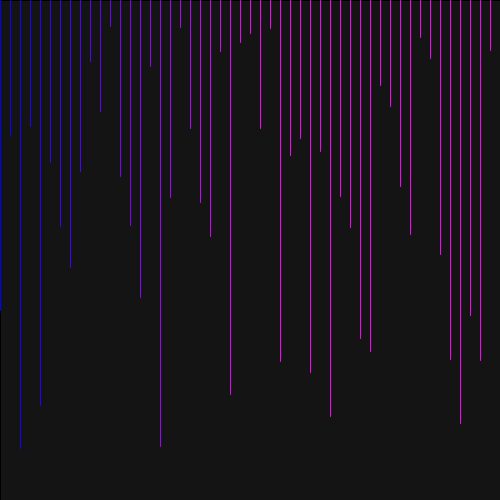
Frame 1 (no input)
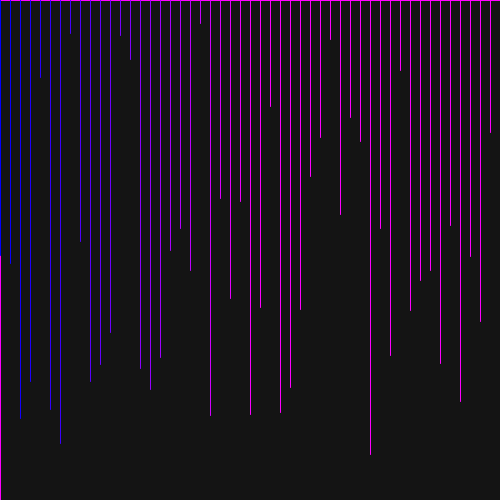
Frame 60 (the mouse pressed at the canvas centre just before this capture)
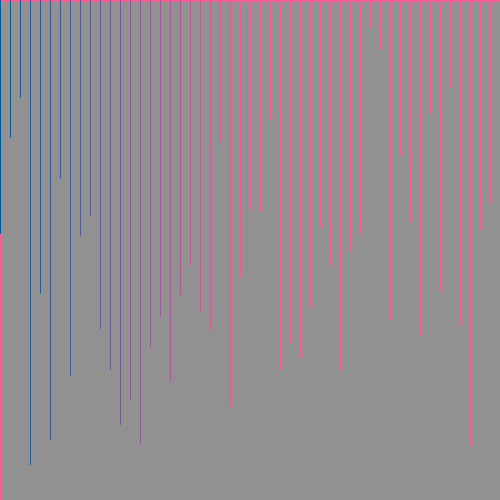
Frame 120 (the mouse held since frame 60 and released just before this capture)

The Processing sketch that drew these frames (run headless with seeded random() and noise(); from frame 60 on, the mouse is pressed at the canvas centre):

// Processing sketch: LSI_033_forLoop_lineVertRandom
// ── LSI_033_forLoop_lineVertRandom.pde
float g = 0;

float b = 255 ;

void setup (){

  
size(500, 500); 
background (0);
   
   
   
smooth ();
}

void draw (){
  
  fill (20+mouseY/2);
  rect (0,0,500,500);
 
 stroke(255);


 for(int i=0; i<500; i=i+10){  

   float high = random (20,470);
  
    //println(high);
   stroke (i,g,b);
   
   line (i,0, i, high);
 
 
 }
  

 ////////////////////////////////////

  
/////////////////////////////////////
}

void mousePressed() {
  
  g = random (0,255);
   b = random (0,255);
  
}
